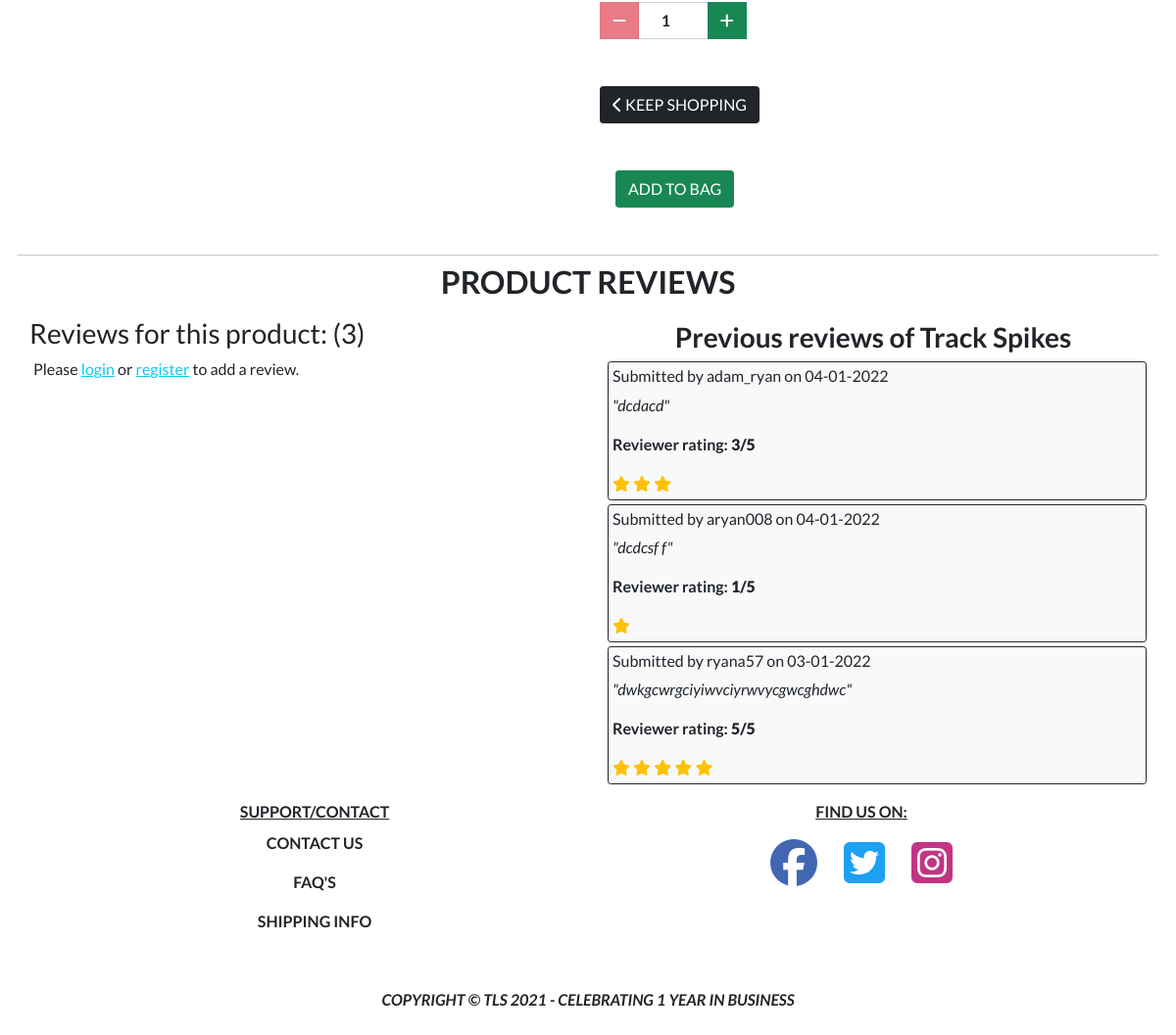
Page /products/2/ (lower part) on the earlier database version.
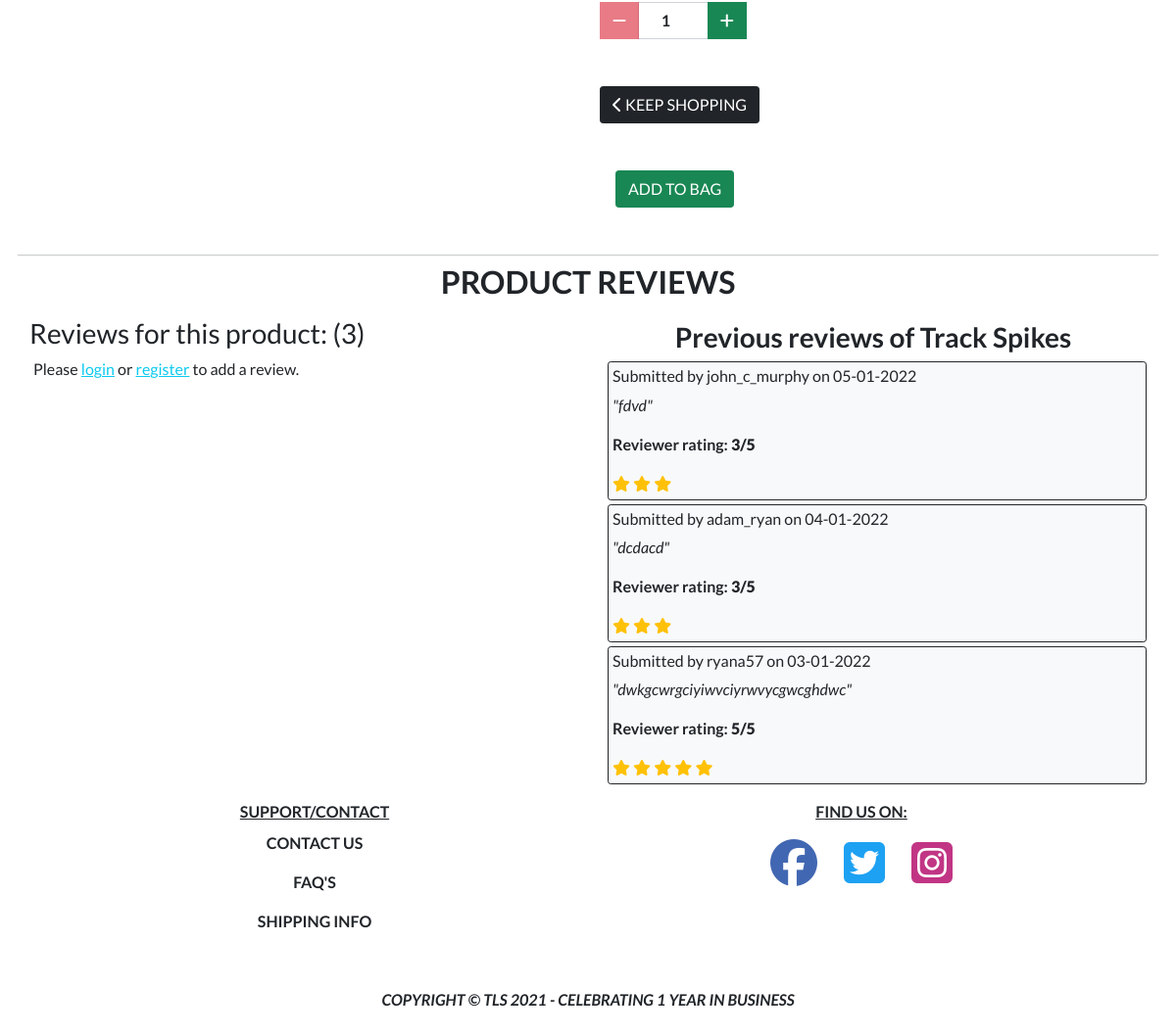
Same page on the later database version.
### products/models.py (models this page shows)
class ReviewProduct(models.Model):
    class Meta:
        ordering = ['-date_review']
    STARS = (
        (1, '1'),
        (2, '2'),
        (3, '3'),
        (4, '4'),
        (5, '5'),
        )
    user = models.ForeignKey(User, on_delete=models.CASCADE)
    product = models.ForeignKey(
        Product, related_name='reviews', on_delete=models.CASCADE)
    review_text_field = models.TextField(blank=True, null=True, max_length=300)
    review_star_rating = models.IntegerField(choices=STARS)
    date_review = models.DateTimeField(auto_now_add=True)

### products/views.py (the view, shortened to what this page needs)
# urls.py: path('<int:product_id>/', views.product_detail, name='product_detail'),
def product_detail(request, product_id):
    product = get_object_or_404(Product, pk=product_id)
    form = ReviewForm()
    can_add_review = True
    """ Help with product review sourced through:
    https://www.youtube.com/watch?app=desktop&v=Y5vvGQyHtpM
    """
    reviews = ReviewProduct.objects.filter(product=product)
    number_of_reviews = ReviewProduct.objects.filter(product=product).count()
    context = {
        'product': product,
        'form': form,
        'can_add_review': can_add_review,
        'reviews': reviews,
        'number_of_reviews': number_of_reviews,
    }
    return render(request, 'products/product_detail.html', context)

### products/forms.py
class ReviewForm(forms.ModelForm):
    class Meta:
        model = ReviewProduct
        exclude = ('user', 'product', 'date_review')

### bag/contexts.py (called while the page is built, shortened)
def bag_contents(request):
    bag_items = []
    total = 0
    product_count = 0
    bag = request.session.get('bag', {})
    if total < settings.FREE_DELIVERY_THRESHOLD:
        delivery = total * Decimal(settings.STANDARD_DELIVERY_PERCENTAGE / 100)
        free_delivery_delta = settings.FREE_DELIVERY_THRESHOLD - total
    else:
        delivery = 0
        free_delivery_delta = 0
    grand_total = delivery + total
    context = {
        'bag_items': bag_items,
        'total': total,
        'product_count': product_count,
        'delivery': delivery,
        'free_delivery_delta': free_delivery_delta,
        'free_delivery_threshold': settings.FREE_DELIVERY_THRESHOLD,
        'grand_total': grand_total,
    }
    return context

### products/templates/products/product_detail.html (shortened to what the changed rows need)
{% extends "base.html" %}
{% load static %}
{% block content %}
<div class="container g-0">
    <div class="row">
        <div class="col text-center mt-3">
            <h2 class="text-dark product-heading"><strong class="text-uppercase">Products</h2>
        </div>
    </div>
    <div class="row">
        <h2 class="text-dark product-heading text-center"><strong class="text-uppercase">Product Reviews</strong></h2>
            <div class="col-12 col-lg-6 mt-2 mb-1 review-section text-dark pt-1">
            {% if reviews %}
                {% for review in product.reviews.all %}
                <div class="border border-1 border-dark rounded-1 bg-light pt-1 pb-1 mb-1 ps-1 ms-2 previous-reviews">
                    <h6>Submitted by {{ review.user }} on {{ review.date_review|date:"d-m-Y" }}</h6>
                    <p class = "fst-italic fw-normal">"{{ review.review_text_field }}"</p>
                    <p>Reviewer rating: <strong>{{ review.review_star_rating }}/5</strong></p>
                    {% for star in review.review_star_rating|ljust:review.review_star_rating %}
                    <i class="fas fa-star text-warning"></i>
                    {% endfor %}
                </div>
                {% endfor %}
            {% else %}
            <hr>
            <p class = "fst-italic fw-bold ms-2">No reviews of this product, be the first!</p>
            {% endif %}
            </div>
{% endblock %}

Differences in the rows shown:
removed ReviewProduct: user "aryan008", date_review "04-01-2022", review_text_field "dcdcsf f", review_star_rating "1"
added ReviewProduct: user "john_c_murphy", date_review "05-01-2022", review_text_field "fdvd", review_star_rating "3"
